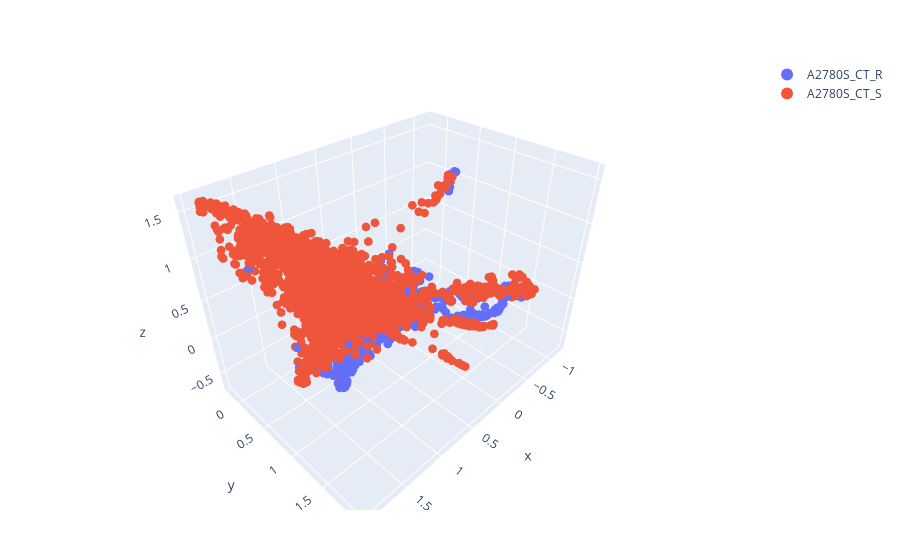

Source (notebook cell):
### Code cell
mapped = plot_categorical_3d(A2780S_umapped, "orig.ident")
# savefig(mapped, "SingleCellProjection/umapped.html")

### Figure 1 — Plotly figure (JSON) as saved in the notebook; plotly's stock layout.template omitted (floating-point values rounded to 4 significant figures; data arrays with more than 128 entries replaced by an {"elided": "..."} marker saying what was removed)
{"data": [{"marker": {"size": 3}, "mode": "markers", "name": "A2780S_CT_R", "type": "scatter3d", "x": {"elided": "952 float values"}, "y": {"elided": "952 float values"}, "z": {"elided": "952 float values"}}, {"marker": {"size": 3}, "mode": "markers", "name": "A2780S_CT_S", "type": "scatter3d", "x": {"elided": "2497 float values"}, "y": {"elided": "2497 float values"}, "z": {"elided": "2497 float values"}}], "layout": {"legend": {"itemsizing": "constant"}, "margin": {"b": 50, "l": 50, "r": 50, "t": 60}}}
